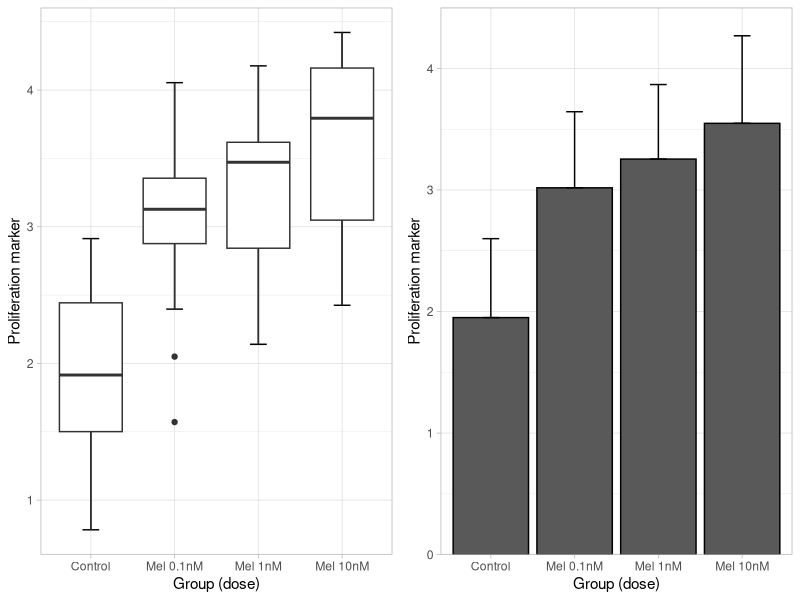

Write R code to recreate this figure.
## ---- chunk 1
library(tidyverse)
library(cowplot)
## ---- chunk 2
# 5 vectors that will be 4 groups:
raw <- data.frame(
  ctrl = rnorm(15,mean=2,sd=.7),
  mela = rnorm(15,mean=2.8,sd=.7),
  melb = rnorm(15,mean=3.2,sd=.7),
  melc = rnorm(15,mean=3.4,sd=.7),
  Group = c('treatment')
  )
## ---- chunk 3
df <- raw %>%
  gather(Group,Proliferation,1:4)
## ---- chunk 4
df$Group <- factor(
  df$Group,
  levels=c('ctrl','mela','melb','melc'),
  labels=c('Control','Mel 0.1nM','Mel 1nM','Mel 10nM')
  )
str(df)
## ---- chunk 5
boxplot <- ggplot(df,aes(x=Group,
                         y=Proliferation)
                  )+
  stat_boxplot(geom='errorbar',width=.2)+
  geom_boxplot()+
  scale_x_discrete(name='Group (dose)')+
  scale_y_continuous(name='Proliferation marker')+
  theme_light()
## ---- chunk 6
# Summarize (needed for the barplot)
bars <- df %>%
  group_by(Group) %>%
  summarize(proliferation=mean(Proliferation),
            sd=sd(Proliferation)
            )
# Plot
barplot <- ggplot(bars,aes(x=Group,
                           y=proliferation)
                  )+
  stat_summary(fun.y='mean',geom='bar',color='black')+
  geom_errorbar(width=.2,aes(ymin=proliferation,
                    ymax=proliferation+sd))+
  scale_x_discrete(name='Group (dose)')+
  scale_y_continuous(name='Proliferation marker',
                     expand=c(0,0),limits=c(0,4.5)
                     )+
  theme_light()
## ---- chunk 7
ggdraw()+
  draw_plot(boxplot,0,0,.5,1)+
  draw_plot(barplot,.5,0,.5,1)
